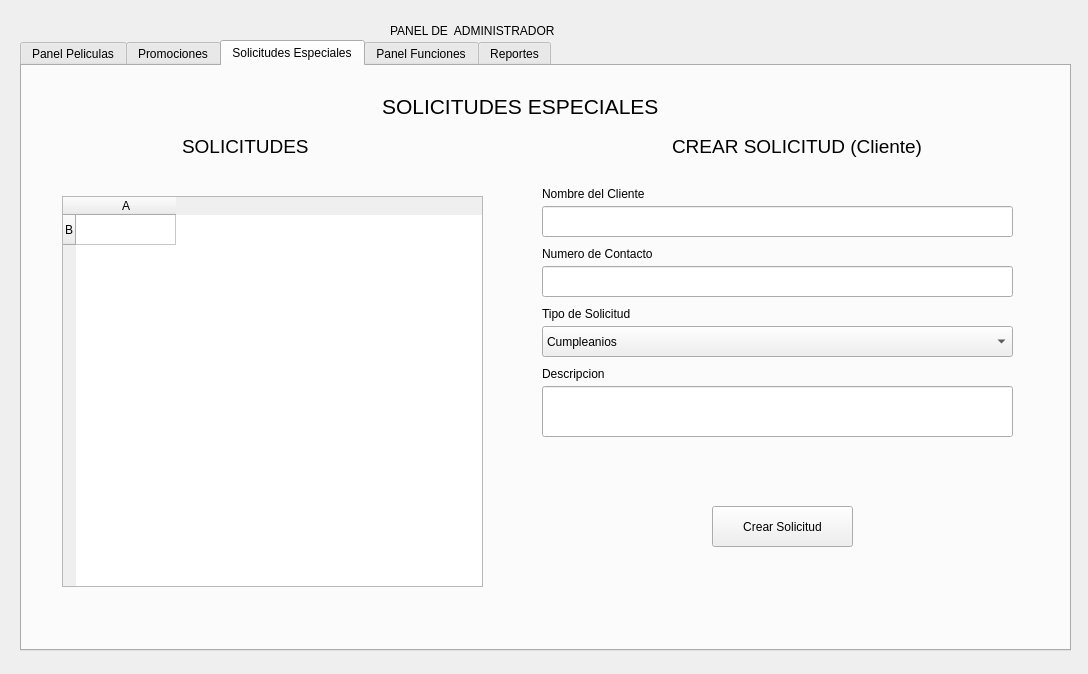
<?xml version="1.0" encoding="UTF-8"?>
<ui version="4.0">
 <class>Dialog</class>
 <widget class="QDialog" name="Dialog">
  <property name="geometry">
   <rect>
    <x>0</x>
    <y>0</y>
    <width>1088</width>
    <height>674</height>
   </rect>
  </property>
  <property name="windowTitle">
   <string>Dialog</string>
  </property>
  <widget class="QLabel" name="label">
   <property name="geometry">
    <rect>
     <x>390</x>
     <y>0</y>
     <width>201</width>
     <height>61</height>
    </rect>
   </property>
   <property name="text">
    <string>PANEL DE  ADMINISTRADOR</string>
   </property>
  </widget>
  <widget class="QTabWidget" name="tabWidget">
   <property name="geometry">
    <rect>
     <x>20</x>
     <y>40</y>
     <width>1051</width>
     <height>611</height>
    </rect>
   </property>
   <property name="currentIndex">
    <number>2</number>
   </property>
   <widget class="QWidget" name="tab_1">
    <attribute name="title">
     <string>Panel Peliculas</string>
    </attribute>
    <widget class="QPushButton" name="botonEliminar">
     <property name="geometry">
      <rect>
       <x>190</x>
       <y>80</y>
       <width>141</width>
       <height>41</height>
      </rect>
     </property>
     <property name="text">
      <string>Eliminar</string>
     </property>
    </widget>
    <widget class="QTableWidget" name="tablaPeliculas">
     <property name="enabled">
      <bool>true</bool>
     </property>
     <property name="geometry">
      <rect>
       <x>30</x>
       <y>130</y>
       <width>981</width>
       <height>411</height>
      </rect>
     </property>
     <property name="editTriggers">
      <set>QAbstractItemView::EditTrigger::NoEditTriggers</set>
     </property>
     <property name="dragDropOverwriteMode">
      <bool>true</bool>
     </property>
     <property name="supportedDragActions">
      <set>Qt::DropAction::CopyAction|Qt::DropAction::MoveAction</set>
     </property>
     <column>
      <property name="text">
       <string>Codigo</string>
      </property>
     </column>
     <column>
      <property name="text">
       <string>Titulo</string>
      </property>
     </column>
     <column>
      <property name="text">
       <string>Genero</string>
      </property>
     </column>
     <column>
      <property name="text">
       <string>Duracion</string>
      </property>
     </column>
     <column>
      <property name="text">
       <string>Clasificacion</string>
      </property>
     </column>
     <column>
      <property name="text">
       <string>Idioma</string>
      </property>
     </column>
     <column>
      <property name="text">
       <string>Fecha de estreno</string>
      </property>
     </column>
     <column>
      <property name="text">
       <string>Fecha fin de cartelera</string>
      </property>
     </column>
    </widget>
    <widget class="QPushButton" name="botonAgregar">
     <property name="geometry">
      <rect>
       <x>30</x>
       <y>80</y>
       <width>141</width>
       <height>41</height>
      </rect>
     </property>
     <property name="text">
      <string>Agregar Pelicula</string>
     </property>
    </widget>
    <widget class="QPushButton" name="botonCargarCSV">
     <property name="geometry">
      <rect>
       <x>870</x>
       <y>80</y>
       <width>141</width>
       <height>41</height>
      </rect>
     </property>
     <property name="text">
      <string>Cargar CSV</string>
     </property>
    </widget>
   </widget>
   <widget class="QWidget" name="tab_3">
    <attribute name="title">
     <string>Promociones</string>
    </attribute>
    <widget class="QPushButton" name="botonAgregarPromocion">
     <property name="geometry">
      <rect>
       <x>50</x>
       <y>70</y>
       <width>141</width>
       <height>41</height>
      </rect>
     </property>
     <property name="text">
      <string>Agreagar Promocion</string>
     </property>
    </widget>
    <widget class="QPushButton" name="botonAgregarBeneficio">
     <property name="geometry">
      <rect>
       <x>870</x>
       <y>70</y>
       <width>141</width>
       <height>41</height>
      </rect>
     </property>
     <property name="text">
      <string>Agreagar beneficio</string>
     </property>
    </widget>
    <widget class="QTreeWidget" name="treeWidgetPromociones">
     <property name="geometry">
      <rect>
       <x>30</x>
       <y>150</y>
       <width>1001</width>
       <height>401</height>
      </rect>
     </property>
     <column>
      <property name="text">
       <string>ARBOL DE PROMOCIONES Y BENEFICIOS</string>
      </property>
     </column>
    </widget>
   </widget>
   <widget class="QWidget" name="tab">
    <attribute name="title">
     <string>Solicitudes Especiales</string>
    </attribute>
    <widget class="QLabel" name="label_2">
     <property name="geometry">
      <rect>
       <x>360</x>
       <y>10</y>
       <width>311</width>
       <height>61</height>
      </rect>
     </property>
     <property name="font">
      <font>
       <pointsize>16</pointsize>
      </font>
     </property>
     <property name="text">
      <string>SOLICITUDES ESPECIALES</string>
     </property>
    </widget>
    <widget class="QTableWidget" name="tableWidget">
     <property name="geometry">
      <rect>
       <x>40</x>
       <y>130</y>
       <width>421</width>
       <height>391</height>
      </rect>
     </property>
     <row>
      <property name="text">
       <string>B</string>
      </property>
     </row>
     <column>
      <property name="text">
       <string>A</string>
      </property>
     </column>
    </widget>
    <widget class="QLineEdit" name="textoClienteSolicitud">
     <property name="geometry">
      <rect>
       <x>520</x>
       <y>140</y>
       <width>471</width>
       <height>31</height>
      </rect>
     </property>
    </widget>
    <widget class="QLabel" name="label_14">
     <property name="geometry">
      <rect>
       <x>520</x>
       <y>120</y>
       <width>121</width>
       <height>16</height>
      </rect>
     </property>
     <property name="text">
      <string>Nombre del Cliente</string>
     </property>
    </widget>
    <widget class="QPushButton" name="botonCrearSolicitud">
     <property name="geometry">
      <rect>
       <x>690</x>
       <y>440</y>
       <width>141</width>
       <height>41</height>
      </rect>
     </property>
     <property name="text">
      <string>Crear Solicitud</string>
     </property>
    </widget>
    <widget class="QLabel" name="label_16">
     <property name="geometry">
      <rect>
       <x>650</x>
       <y>50</y>
       <width>311</width>
       <height>61</height>
      </rect>
     </property>
     <property name="font">
      <font>
       <pointsize>14</pointsize>
      </font>
     </property>
     <property name="text">
      <string>CREAR SOLICITUD (Cliente)</string>
     </property>
    </widget>
    <widget class="QLineEdit" name="textoTelefonoSolicitud">
     <property name="geometry">
      <rect>
       <x>520</x>
       <y>200</y>
       <width>471</width>
       <height>31</height>
      </rect>
     </property>
     <property name="text">
      <string/>
     </property>
    </widget>
    <widget class="QLabel" name="label_17">
     <property name="geometry">
      <rect>
       <x>520</x>
       <y>180</y>
       <width>121</width>
       <height>16</height>
      </rect>
     </property>
     <property name="text">
      <string>Numero de Contacto</string>
     </property>
    </widget>
    <widget class="QLabel" name="label_18">
     <property name="geometry">
      <rect>
       <x>520</x>
       <y>240</y>
       <width>121</width>
       <height>16</height>
      </rect>
     </property>
     <property name="text">
      <string>Tipo de Solicitud</string>
     </property>
    </widget>
    <widget class="QComboBox" name="comboBoxTipoSolicitud">
     <property name="geometry">
      <rect>
       <x>520</x>
       <y>260</y>
       <width>471</width>
       <height>31</height>
      </rect>
     </property>
     <item>
      <property name="text">
       <string>Cumpleanios</string>
      </property>
     </item>
     <item>
      <property name="text">
       <string>Aniversario</string>
      </property>
     </item>
     <item>
      <property name="text">
       <string>Requerimiento especial</string>
      </property>
     </item>
     <item>
      <property name="text">
       <string>Queja</string>
      </property>
     </item>
     <item>
      <property name="text">
       <string>Sugerencia</string>
      </property>
     </item>
    </widget>
    <widget class="QLabel" name="label_19">
     <property name="geometry">
      <rect>
       <x>160</x>
       <y>50</y>
       <width>311</width>
       <height>61</height>
      </rect>
     </property>
     <property name="font">
      <font>
       <pointsize>14</pointsize>
      </font>
     </property>
     <property name="text">
      <string>SOLICITUDES</string>
     </property>
    </widget>
    <widget class="QLineEdit" name="textoDescripcionSolicitud">
     <property name="geometry">
      <rect>
       <x>520</x>
       <y>320</y>
       <width>471</width>
       <height>51</height>
      </rect>
     </property>
     <property name="text">
      <string/>
     </property>
    </widget>
    <widget class="QLabel" name="label_44">
     <property name="geometry">
      <rect>
       <x>520</x>
       <y>300</y>
       <width>121</width>
       <height>16</height>
      </rect>
     </property>
     <property name="text">
      <string>Descripcion</string>
     </property>
    </widget>
   </widget>
   <widget class="QWidget" name="tab_2">
    <attribute name="title">
     <string>Panel Funciones</string>
    </attribute>
    <widget class="QPushButton" name="botonCrearFuncion">
     <property name="geometry">
      <rect>
       <x>410</x>
       <y>110</y>
       <width>141</width>
       <height>41</height>
      </rect>
     </property>
     <property name="text">
      <string>Crear Funcion</string>
     </property>
    </widget>
    <widget class="QTableWidget" name="tablaFuncion">
     <property name="geometry">
      <rect>
       <x>40</x>
       <y>200</y>
       <width>981</width>
       <height>341</height>
      </rect>
     </property>
     <row>
      <property name="text">
       <string>B</string>
      </property>
     </row>
     <column>
      <property name="text">
       <string>A</string>
      </property>
     </column>
    </widget>
    <widget class="QLineEdit" name="textoFilas">
     <property name="geometry">
      <rect>
       <x>50</x>
       <y>60</y>
       <width>113</width>
       <height>24</height>
      </rect>
     </property>
    </widget>
    <widget class="QLabel" name="label_3">
     <property name="geometry">
      <rect>
       <x>50</x>
       <y>40</y>
       <width>49</width>
       <height>16</height>
      </rect>
     </property>
     <property name="text">
      <string>Filas</string>
     </property>
    </widget>
    <widget class="QLabel" name="label_4">
     <property name="geometry">
      <rect>
       <x>50</x>
       <y>100</y>
       <width>71</width>
       <height>16</height>
      </rect>
     </property>
     <property name="text">
      <string>Columnas</string>
     </property>
    </widget>
    <widget class="QLineEdit" name="textoColumnas">
     <property name="geometry">
      <rect>
       <x>50</x>
       <y>120</y>
       <width>113</width>
       <height>24</height>
      </rect>
     </property>
    </widget>
    <widget class="QLabel" name="label_10">
     <property name="geometry">
      <rect>
       <x>210</x>
       <y>100</y>
       <width>71</width>
       <height>16</height>
      </rect>
     </property>
     <property name="text">
      <string>Sala</string>
     </property>
    </widget>
    <widget class="QComboBox" name="comboBoxSala">
     <property name="geometry">
      <rect>
       <x>210</x>
       <y>120</y>
       <width>151</width>
       <height>28</height>
      </rect>
     </property>
     <item>
      <property name="text">
       <string>Sala 1</string>
      </property>
     </item>
     <item>
      <property name="text">
       <string>Sala 2</string>
      </property>
     </item>
     <item>
      <property name="text">
       <string>Sala 3</string>
      </property>
     </item>
     <item>
      <property name="text">
       <string>Sala 4</string>
      </property>
     </item>
     <item>
      <property name="text">
       <string>Sala 5</string>
      </property>
     </item>
    </widget>
    <widget class="QLineEdit" name="textoCodigoPelicula">
     <property name="geometry">
      <rect>
       <x>210</x>
       <y>60</y>
       <width>151</width>
       <height>24</height>
      </rect>
     </property>
     <property name="text">
      <string/>
     </property>
    </widget>
    <widget class="QLabel" name="label_5">
     <property name="geometry">
      <rect>
       <x>210</x>
       <y>40</y>
       <width>121</width>
       <height>16</height>
      </rect>
     </property>
     <property name="text">
      <string>Pelicula (Codigo)</string>
     </property>
    </widget>
    <widget class="QTimeEdit" name="tiempoHorarioFuncion">
     <property name="geometry">
      <rect>
       <x>410</x>
       <y>60</y>
       <width>141</width>
       <height>29</height>
      </rect>
     </property>
     <property name="displayFormat">
      <string>hh:mm AP</string>
     </property>
     <property name="timeSpec">
      <enum>Qt::TimeSpec::UTC</enum>
     </property>
    </widget>
    <widget class="QLabel" name="label_6">
     <property name="geometry">
      <rect>
       <x>410</x>
       <y>40</y>
       <width>121</width>
       <height>16</height>
      </rect>
     </property>
     <property name="text">
      <string>Horario</string>
     </property>
    </widget>
    <widget class="QPushButton" name="botonReservarAsiento">
     <property name="geometry">
      <rect>
       <x>870</x>
       <y>110</y>
       <width>141</width>
       <height>41</height>
      </rect>
     </property>
     <property name="text">
      <string>Reservar asiento</string>
     </property>
    </widget>
    <widget class="QLabel" name="label_7">
     <property name="geometry">
      <rect>
       <x>870</x>
       <y>40</y>
       <width>71</width>
       <height>16</height>
      </rect>
     </property>
     <property name="text">
      <string>Columna</string>
     </property>
    </widget>
    <widget class="QLineEdit" name="textoColumnaReserva">
     <property name="geometry">
      <rect>
       <x>870</x>
       <y>60</y>
       <width>113</width>
       <height>24</height>
      </rect>
     </property>
    </widget>
    <widget class="QLineEdit" name="textoFilaReserva">
     <property name="geometry">
      <rect>
       <x>700</x>
       <y>60</y>
       <width>113</width>
       <height>24</height>
      </rect>
     </property>
    </widget>
    <widget class="QLabel" name="label_8">
     <property name="geometry">
      <rect>
       <x>700</x>
       <y>40</y>
       <width>49</width>
       <height>16</height>
      </rect>
     </property>
     <property name="text">
      <string>Fila</string>
     </property>
    </widget>
    <widget class="QLineEdit" name="textoNombreCliente">
     <property name="geometry">
      <rect>
       <x>700</x>
       <y>120</y>
       <width>113</width>
       <height>24</height>
      </rect>
     </property>
    </widget>
    <widget class="QLabel" name="label_9">
     <property name="geometry">
      <rect>
       <x>700</x>
       <y>100</y>
       <width>111</width>
       <height>16</height>
      </rect>
     </property>
     <property name="text">
      <string>Nombre del Cliente</string>
     </property>
    </widget>
   </widget>
   <widget class="QWidget" name="tab_4">
    <attribute name="title">
     <string>Reportes</string>
    </attribute>
   </widget>
  </widget>
 </widget>
 <resources/>
 <connections/>
</ui>
